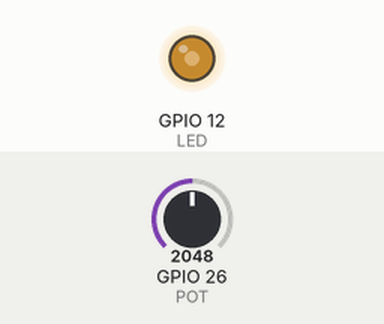
Recording of a sketch running on a simulated ESP32. Shown: output pins drawn as LEDs (lit = HIGH). The test bench sets the inputs (shaded band); at power-on: GPIO 26 (POT) = 2048.

Above: at 1.2 s.
1.3 s: GPIO 26 (POT) set to 2866
At 2.0 s:
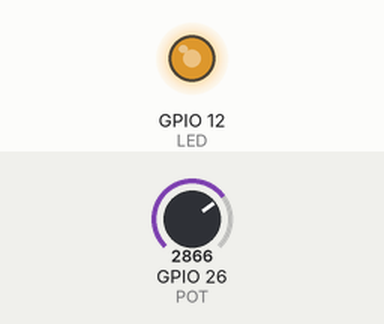
2.8 s: GPIO 26 (POT) set to 3603
At 3.3 s:
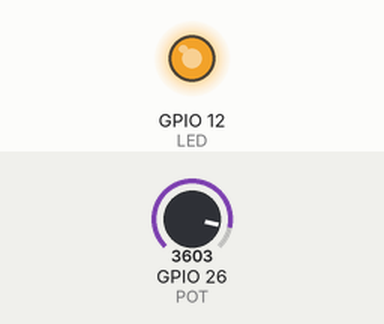
4.3 s: GPIO 26 (POT) set to 491
At 4.6 s:
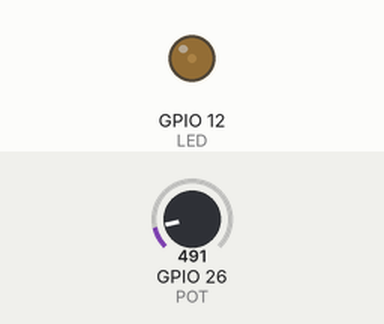
5.8 s: GPIO 26 (POT) set to 0
At 7.1 s:
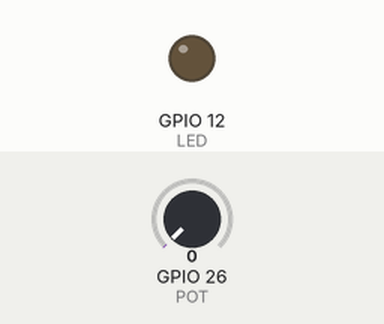
Timing chart, 0 to 8.3 s (numbered marks = the images above; inputs shaded):
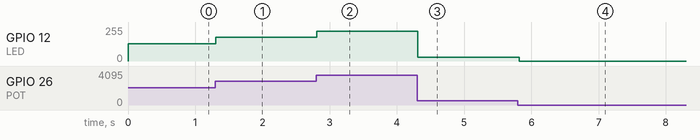

The sketch:

Code.ino
```cpp
//使用analogRead函数来点亮LED(需要进行analogWrite和analogRead模拟值区间的转换)

#define POT 26
#define LED 12

int pot_value;
int led_value;

void setup() {
  pinMode(POT,INPUT);
  pinMode(LED,OUTPUT);

}

void loop() {
  pot_value = analogRead(POT);                  //读取电位计模拟输入
   //把电位计模拟输入值转换为LED模拟输出
  led_value = pot_value/16;

  analogWrite(LED,led_value);
  delay(50);


}
```

Measured:
- after the input at 1.3 s, GPIO 12 (LED): 128/255 → 179/255 at once
- after the input at 2.8 s, GPIO 12 (LED): 179/255 → 225/255 at once
- after the input at 4.3 s, GPIO 12 (LED): 225/255 → 30/255 at once
- after the input at 5.8 s, GPIO 12 (LED): 30/255 → 0/255 at once
